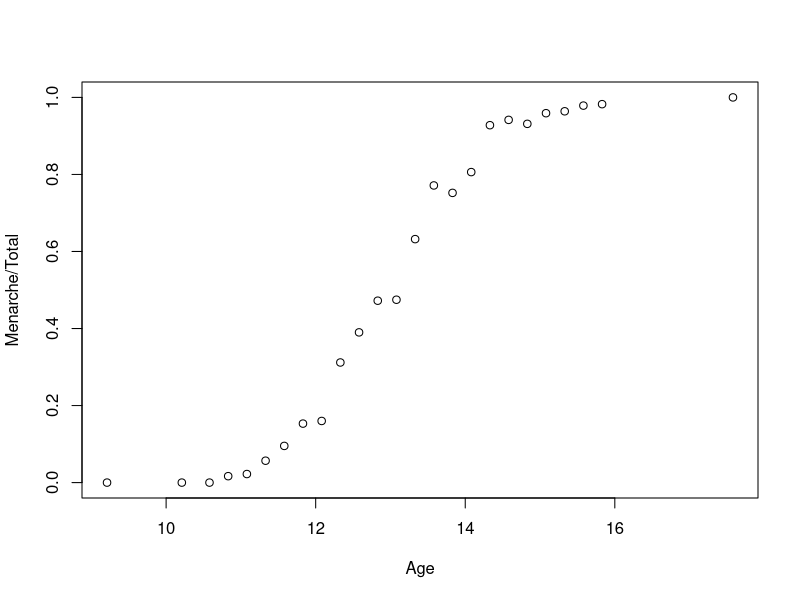
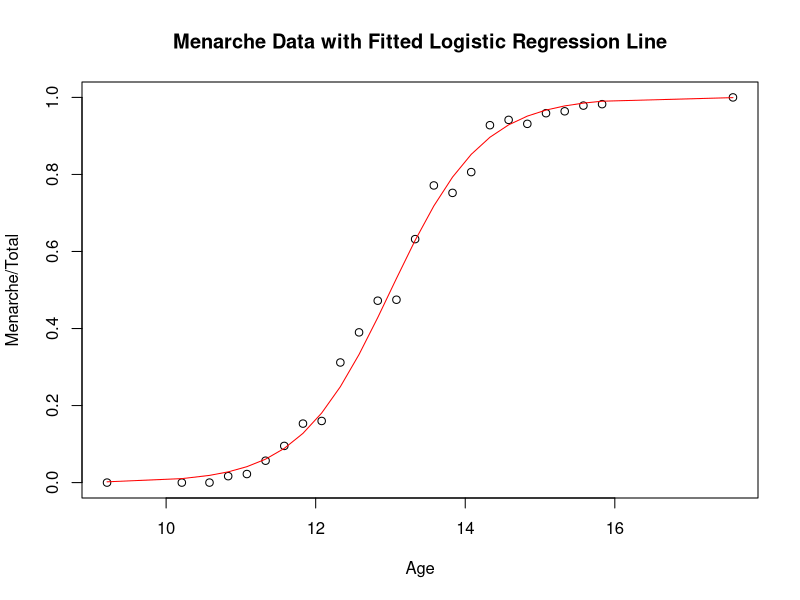

These figures' R source, in order:
# Logistic Regression: One Numeric Predictor

library(MASS)
data("menarche")
str(menarche)
summary(menarche)

plot(Menarche/Total ~ Age, data=menarche)
glm.out = glm(cbind(Menarche, Total-Menarche) ~ Age, family=binomial(logit), data=menarche)

plot(Menarche/Total ~ Age, data=menarche)
lines(menarche$Age, glm.out$fitted, type="l", col="red")
title(main="Menarche Data with Fitted Logistic Regression Line")
summary(glm.out)


glm.out$coef
glm.out$fitted
glm.out$resid
glm.out$effects
anova(glm.out)


# Recall that the response variable is log odds, so the coefficient of "Age" can be 
# interpreted as "for every one year increase in age the odds of having reached menarche increase by exp(1.632) = 5.11 times."
# 
# To evaluate the overall performance of the model, look at the null 
# deviance and residual deviance near the bottom of the print out. 
# Null deviance shows how well the response is predicted by a model with nothing but an intercept (grand mean). 
# This is essentially a chi square value on 24 degrees of freedom, and indicates very 
# little fit (a highly significant difference between fitted values and observed values). 
# Adding in our predictors--just "Age" in this case--decreased the deviance by 3667 points on 1 degree of freedom. 
# Again, this is interpreted as a chi square value and indicates a highly significant decrease in deviance. 
# The residual deviance is 26.7 on 23 degrees of freedom. We use this to test the overall
# fit of the model by once again treating this as a chi square value. 
# A chi square of 26.7 on 23 degrees of freedom yields a p-value of 0.269. 
# The null hypothesis (i.e., the model) is not rejected. 
# The fitted values are not significantly different from the observed values.



# Logistic Regression: Multiple Numerical Predictors


